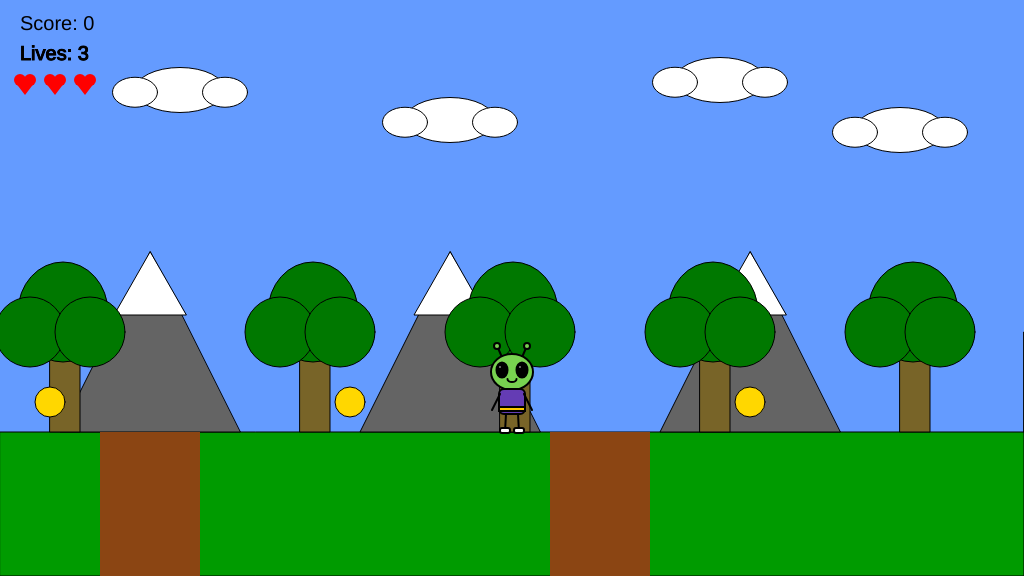
Frame 1 (no input)
Frame 60 (no input): identical to frame 1, image omitted
Frame 120 (the mouse pressed at the canvas centre since frame 60): identical to frame 1, image omitted

The p5.js sketch that drew this single still picture (run headless with seeded random() and noise() and a simulated clock; from frame 60 on, the mouse is pressed at the canvas centre):

// p5.js sketch
// ── sketch.js
/*

GAME PROJECT 6

*/

var gameChar;
var floorPos_y;
var cameraPosX;

var isLeft;
var isRight;
var isFalling;
var isJumping;
var isPlummeting;

var collectables;
var trees;
var mountains;
var canyons;
var clouds;
var flagPole;

var gameScore;
var lives;

function setup() {
  createCanvas(1024, 576);
  floorPos_y = (height * 3) / 4;
  lives = 3;
  startGame();
}

function draw() {
  ///////////DRAWING CODE//////////

  // Sky
  background(100, 155, 255);

  // Camera follows the character
  cameraPosX = gameChar.x - width / 2;

  // Ground
  stroke(0);
  fill(0, 155, 0);
  rect(0, floorPos_y, width, height - floorPos_y);

  // Start scrolling world
  push();
  translate(-cameraPosX, 0);

  // Mountains
  for (var i = 0; i < mountains.length; i++) {
    drawMountains(mountains[i]);
  }

  // Clouds
  for (var i = 0; i < clouds.length; i++) {
    drawClouds(clouds[i]);
  }

  // Canyons
  for (var i = 0; i < canyons.length; i++) {
    drawCanyons(canyons[i]);
    checkCanyon(canyons[i], gameChar);
  }

  // Trees
  for (var i = 0; i < trees.length; i++) {
    drawTrees(trees[i]);
  }
  //Drawing and checking for collectable items

  for (var i = 0; i < collectables.length; i++) {
    if (!collectables[i].isFound) {
      drawCollectables(collectables[i]);
      checkCollectable(collectables[i], gameChar);
    }
  }

  // Flag Pole

  if (!flagPole.isReached) {
    checkFlagPole(flagPole, gameChar);
  }

  drawFlagPole(flagPole);

  //Display lives
  checkPlayerDie(gameChar);
  drawLives(lives);

  //Display score
  fill(0);
  textSize(20);
  text("Score: " + gameScore, cameraPosX + 20, 30);

  // Display game over message if character falls into a canyon

  if (flagPole.isReached) {
    fill(0);
    textSize(30);
    text(
      "Level Complete! Press space to continue.",
      cameraPosX + width / 4,
      height / 2,
    );
  } else if (lives < 1) {
    fill(0);
    textSize(30);
    text(
      "Game Over. Press space to continue.",
      cameraPosX + width / 4,
      height / 2,
    );
  }

  //Game Character
  drawAlienChar(gameChar);

  // Stop scrolling world
  pop();

  ////////////INTERFACE CODE//////////

  //Movement
  if (isLeft) {
    gameChar.x -= 5;
  }
  if (isRight) {
    gameChar.x += 5;
  }
  //Jumping
  if (isJumping) {
    gameChar.y -= 10;

    // stop going up after reaching jump height
    if (gameChar.y < floorPos_y - 150) {
      isJumping = false;
      isFalling = true;
    }
  }

  // Falling after jumping
  if (isFalling) {
    gameChar.y += 5;

    // stop falling when touching ground
    if (gameChar.y >= floorPos_y) {
      gameChar.y = floorPos_y;
      isFalling = false;
    }
  }

  if (isPlummeting) {
    gameChar.y += 5;
  }
}

function keyPressed() {
  // if statements to control the animation of the character when
  // keys are pressed.
  if (keyCode === 37) // left arrow
  {
    isLeft = true;
  }
  if (keyCode === 39) // right arrow
  {
    isRight = true;
  }
  if (keyCode === 38 && gameChar.y == floorPos_y) {
    isJumping = true;
  }

  // // Restart the game when space is pressed after falling into a canyon
  if (keyCode === 32 && flagPole.isReached) {
    startGame();
  } else if (keyCode === 32 && lives < 1) {
    lives = 3;
    startGame();
  }
}

function keyReleased() {
  // if statements to control the animation of the character when
  // keys are released.
  if (keyCode === 37) // left arrow
  {
    isLeft = false;
  }
  if (keyCode === 39) // right arrow
  {
    isRight = false;
  }
}

// Function to draw clouds
function drawClouds(t_cloud) {
  stroke(0);
  fill(255);

  ellipse(t_cloud.x_pos, t_cloud.y_pos, t_cloud.size, t_cloud.size / 2);
  ellipse(
    t_cloud.x_pos - t_cloud.size / 2,
    t_cloud.y_pos + t_cloud.size / 40,
    t_cloud.size / 2,
    t_cloud.size / 3,
  );
  ellipse(
    t_cloud.x_pos + t_cloud.size / 2,
    t_cloud.y_pos + t_cloud.size / 40,
    t_cloud.size / 2,
    t_cloud.size / 3,
  );
}

//Function to draw the mountains
function drawMountains(t_mountain) {
  stroke(0);
  fill(100, 100, 100);

  triangle(
    t_mountain.x_pos,
    t_mountain.y_pos - t_mountain.size,
    t_mountain.x_pos - t_mountain.size / 2,
    t_mountain.y_pos,
    t_mountain.x_pos + t_mountain.size / 2,
    t_mountain.y_pos,
  );

  // Snowy top
  fill(255);
  triangle(
    t_mountain.x_pos,
    t_mountain.y_pos - t_mountain.size,
    t_mountain.x_pos - t_mountain.size / 5,
    t_mountain.y_pos - t_mountain.size * 0.65,
    t_mountain.x_pos + t_mountain.size / 5,
    t_mountain.y_pos - t_mountain.size * 0.65,
  );
}

//Function to draw the trees
function drawTrees(t_tree) {
  stroke(0);
  fill(120, 100, 40);
  rect(t_tree.x_pos, t_tree.y_pos - 150, 30, 150);

  // Tree top
  fill(0, 120, 0);
  ellipse(t_tree.x_pos + 13, t_tree.y_pos - 120, 90, 100);
  ellipse(t_tree.x_pos - 20, t_tree.y_pos - 100, 70, 70);
  ellipse(t_tree.x_pos + 40, t_tree.y_pos - 100, 70, 70);
}

//Function to draw the canyons
function drawCanyons(t_canyon) {
  noStroke();
  fill(139, 69, 19);
  rect(t_canyon.x_pos, floorPos_y, t_canyon.width, height - floorPos_y);
}

//Function to draw collectables
function drawCollectables(t_collectable) {
  if (!t_collectable.isFound) {
    stroke(0);
    fill(255, 215, 0);
    ellipse(
      t_collectable.x_pos,
      t_collectable.y_pos,
      t_collectable.size,
      t_collectable.size,
    );
  }
}

//Function to draw the flag pole
function drawFlagPole(t_flagPole) {
  stroke(0);
  fill(150, 75, 0);
  rect(
    t_flagPole.x_pos,
    t_flagPole.y_pos - t_flagPole.size,
    10,
    t_flagPole.size,
  );
  if (t_flagPole.isReached) {
    fill(0, 255, 0);
  } else {
    fill(255, 0, 0);
  }

  triangle(
    t_flagPole.x_pos + 10,
    t_flagPole.y_pos - t_flagPole.size,
    t_flagPole.x_pos + 30,
    t_flagPole.y_pos - t_flagPole.size + 15,
    t_flagPole.x_pos + 10,
    t_flagPole.y_pos - t_flagPole.size + 30,
  );
}

//Function to draw lives
function drawLives(t_lives) {
  for (var i = 0; i < t_lives; i++) {
    fill(0);
    textSize(20);
    text("Lives: " + t_lives, cameraPosX + 20, 60);
    fill(255, 0, 0);
    noStroke();

    ellipse(cameraPosX + i * 30 + 20, 80, 12, 12); // left bump
    ellipse(cameraPosX + i * 30 + 30, 80, 12, 12); // right bump
    triangle(
      cameraPosX + i * 30 + 15,
      82,
      cameraPosX + i * 30 + 35,
      82,
      cameraPosX + i * 30 + 25,
      95,
    ); // bottom point
  }
}

//Function to draw main character
function drawAlienChar(t_char) {
  //Game Character
  if (isLeft && isFalling) {
    //Character Jumping Left

    // Antennas
    stroke(0);
    strokeWeight(2);
    line(t_char.x - 5, t_char.y - 70, t_char.x - 13, t_char.y - 82);
    line(t_char.x + 4, t_char.y - 70, t_char.x + 10, t_char.y - 82);

    fill(120, 210, 80);
    ellipse(t_char.x - 14, t_char.y - 84, 6, 6);
    ellipse(t_char.x + 11, t_char.y - 84, 6, 6);

    // Head
    fill(120, 210, 80);
    ellipse(t_char.x, t_char.y - 60, 40, 35);

    // Eye facing left
    fill(0);
    ellipse(t_char.x - 10, t_char.y - 62, 11, 15);

    fill(255);
    ellipse(t_char.x - 12, t_char.y - 65, 3, 4);

    // Small nose pointing left
    fill(120, 210, 80);
    triangle(
      t_char.x - 19,
      t_char.y - 59,
      t_char.x - 25,
      t_char.y - 56,
      t_char.x - 19,
      t_char.y - 53,
    );

    // Body
    fill(100, 60, 180);
    rect(t_char.x - 12, t_char.y - 43, 24, 25, 5);

    // Belt
    fill(255, 200, 0);
    rect(t_char.x - 13, t_char.y - 25, 26, 4);

    // Arms jumping left
    stroke(0);
    line(t_char.x - 10, t_char.y - 38, t_char.x - 24, t_char.y - 48);
    line(t_char.x + 10, t_char.y - 38, t_char.x + 18, t_char.y - 30);

    // Legs
    line(t_char.x - 6, t_char.y - 18, t_char.x - 17, t_char.y - 7);
    line(t_char.x + 6, t_char.y - 18, t_char.x + 15, t_char.y - 10);

    // Boots
    fill(255);
    rect(t_char.x - 20, t_char.y - 10, 10, 5, 2);
    rect(t_char.x + 12, t_char.y - 10, 10, 5, 2);
  } else if (isRight && isFalling) {
    //Character Jumping Right

    // Antennas
    stroke(0);
    strokeWeight(2);
    line(t_char.x - 4, t_char.y - 70, t_char.x - 10, t_char.y - 82);
    line(t_char.x + 5, t_char.y - 70, t_char.x + 13, t_char.y - 82);

    fill(120, 210, 80);
    ellipse(t_char.x - 11, t_char.y - 84, 6, 6);
    ellipse(t_char.x + 14, t_char.y - 84, 6, 6);

    // Head
    fill(120, 210, 80);
    ellipse(t_char.x, t_char.y - 60, 40, 35);

    // Eye facing right
    fill(0);
    ellipse(t_char.x + 10, t_char.y - 62, 11, 15);

    fill(255);
    ellipse(t_char.x + 12, t_char.y - 65, 3, 4);

    // Small nose pointing right
    fill(120, 210, 80);
    triangle(
      t_char.x + 19,
      t_char.y - 59,
      t_char.x + 25,
      t_char.y - 56,
      t_char.x + 19,
      t_char.y - 53,
    );

    // Body
    fill(100, 60, 180);
    rect(t_char.x - 12, t_char.y - 43, 24, 25, 5);

    // Belt
    fill(255, 200, 0);
    rect(t_char.x - 13, t_char.y - 25, 26, 4);

    // Arms jumping right
    stroke(0);
    line(t_char.x + 10, t_char.y - 38, t_char.x + 24, t_char.y - 48);
    line(t_char.x - 10, t_char.y - 38, t_char.x - 18, t_char.y - 30);

    // Legs
    line(t_char.x + 6, t_char.y - 18, t_char.x + 17, t_char.y - 7);
    line(t_char.x - 6, t_char.y - 18, t_char.x - 15, t_char.y - 10);

    // Boots
    fill(255);
    rect(t_char.x - 20, t_char.y - 10, 10, 5, 2);
    rect(t_char.x + 12, t_char.y - 10, 10, 5, 2);
  } else if (isLeft) {
    //Character Walking Left - FACING LEFT

    // Antennas lean towards the left
    stroke(0);
    strokeWeight(2);
    line(t_char.x - 4, t_char.y - 70, t_char.x - 13, t_char.y - 82);
    line(t_char.x + 4, t_char.y - 70, t_char.x + 8, t_char.y - 82);

    fill(120, 210, 80);
    ellipse(t_char.x - 14, t_char.y - 84, 6, 6);
    ellipse(t_char.x + 9, t_char.y - 84, 6, 6);

    // Head
    fill(120, 210, 80);
    ellipse(t_char.x, t_char.y - 60, 40, 35);

    // Large eye on LEFT side makes alien face left
    fill(0);
    ellipse(t_char.x - 11, t_char.y - 62, 12, 16);

    // Eye highlight
    fill(255);
    ellipse(t_char.x - 13, t_char.y - 65, 3, 4);

    // Small nose pointing left
    fill(120, 210, 80);
    triangle(
      t_char.x - 19,
      t_char.y - 59,
      t_char.x - 25,
      t_char.y - 56,
      t_char.x - 19,
      t_char.y - 53,
    );

    // Body
    fill(100, 60, 180);
    rect(t_char.x - 12, t_char.y - 43, 24, 25, 5);

    // Belt
    fill(255, 200, 0);
    rect(t_char.x - 13, t_char.y - 25, 26, 4);

    // Arms walking
    stroke(0);
    line(t_char.x - 10, t_char.y - 38, t_char.x - 20, t_char.y - 28);
    line(t_char.x + 10, t_char.y - 38, t_char.x + 17, t_char.y - 45);

    // Legs walking
    line(t_char.x - 6, t_char.y - 18, t_char.x - 17, t_char.y);
    line(t_char.x + 6, t_char.y - 18, t_char.x + 15, t_char.y - 2);

    // Boots
    fill(255);
    rect(t_char.x - 20, t_char.y - 4, 10, 5, 2);
    rect(t_char.x + 10, t_char.y - 4, 10, 5, 2);
  } else if (isRight) {
    //Character Walking Right - FACING RIGHT

    // Antennas
    stroke(0);
    strokeWeight(2);
    line(t_char.x + 4, t_char.y - 70, t_char.x + 13, t_char.y - 82);
    line(t_char.x - 4, t_char.y - 70, t_char.x - 8, t_char.y - 82);

    fill(120, 210, 80);
    ellipse(t_char.x + 14, t_char.y - 84, 6, 6);
    ellipse(t_char.x - 9, t_char.y - 84, 6, 6);

    // Head
    fill(120, 210, 80);
    ellipse(t_char.x, t_char.y - 60, 40, 35);

    // Large eye on RIGHT side
    fill(0);
    ellipse(t_char.x + 11, t_char.y - 62, 12, 16);

    // Eye highlight
    fill(255);
    ellipse(t_char.x + 13, t_char.y - 65, 3, 4);

    // Small nose pointing right
    fill(120, 210, 80);
    triangle(
      t_char.x + 19,
      t_char.y - 59,
      t_char.x + 25,
      t_char.y - 56,
      t_char.x + 19,
      t_char.y - 53,
    );

    // Body
    fill(100, 60, 180);
    rect(t_char.x - 12, t_char.y - 43, 24, 25, 5);

    // Belt
    fill(255, 200, 0);
    rect(t_char.x - 13, t_char.y - 25, 26, 4);

    // Arms walking
    stroke(0);
    line(t_char.x + 10, t_char.y - 38, t_char.x + 20, t_char.y - 28);
    line(t_char.x - 10, t_char.y - 38, t_char.x - 17, t_char.y - 45);

    // Legs walking
    line(t_char.x + 6, t_char.y - 18, t_char.x + 17, t_char.y);
    line(t_char.x - 6, t_char.y - 18, t_char.x - 15, t_char.y - 2);

    // Boots
    fill(255);
    rect(t_char.x - 20, t_char.y - 4, 10, 5, 2);
    rect(t_char.x + 10, t_char.y - 4, 10, 5, 2);
  } else if (isFalling || isJumping || isPlummeting) {
    //Character Jumping Front

    // Antennas
    stroke(0);
    strokeWeight(2);
    line(t_char.x - 8, t_char.y - 70, t_char.x - 14, t_char.y - 84);
    line(t_char.x + 8, t_char.y - 70, t_char.x + 14, t_char.y - 84);

    fill(120, 210, 80);
    ellipse(t_char.x - 15, t_char.y - 86, 6, 6);
    ellipse(t_char.x + 15, t_char.y - 86, 6, 6);

    // Head
    fill(120, 210, 80);
    ellipse(t_char.x, t_char.y - 60, 42, 36);

    // Eyes
    fill(0);
    ellipse(t_char.x - 10, t_char.y - 62, 11, 15);
    ellipse(t_char.x + 10, t_char.y - 62, 11, 15);

    fill(255);
    ellipse(t_char.x - 12, t_char.y - 65, 3, 4);
    ellipse(t_char.x + 8, t_char.y - 65, 3, 4);

    // Body
    fill(100, 60, 180);
    rect(t_char.x - 13, t_char.y - 43, 26, 25, 5);

    // Belt
    fill(255, 200, 0);
    rect(t_char.x - 13, t_char.y - 25, 26, 4);

    // Arms raised
    stroke(0);
    line(t_char.x - 12, t_char.y - 38, t_char.x - 25, t_char.y - 50);
    line(t_char.x + 12, t_char.y - 38, t_char.x + 25, t_char.y - 50);

    // Legs raised
    line(t_char.x - 6, t_char.y - 18, t_char.x - 16, t_char.y - 8);
    line(t_char.x + 6, t_char.y - 18, t_char.x + 16, t_char.y - 8);

    // Boots
    fill(255);
    rect(t_char.x - 22, t_char.y - 9, 10, 5, 2);
    rect(t_char.x + 12, t_char.y - 9, 10, 5, 2);
  } else {
    //Character Standing Front Facing

    // Antennas
    stroke(0);
    strokeWeight(2);
    line(t_char.x - 8, t_char.y - 70, t_char.x - 14, t_char.y - 84);
    line(t_char.x + 8, t_char.y - 70, t_char.x + 14, t_char.y - 84);

    fill(120, 210, 80);
    ellipse(t_char.x - 15, t_char.y - 86, 6, 6);
    ellipse(t_char.x + 15, t_char.y - 86, 6, 6);

    // Head
    fill(120, 210, 80);
    ellipse(t_char.x, t_char.y - 60, 42, 36);

    // Eyes
    fill(0);
    ellipse(t_char.x - 10, t_char.y - 62, 11, 15);
    ellipse(t_char.x + 10, t_char.y - 62, 11, 15);

    // Eye highlights
    fill(255);
    ellipse(t_char.x - 12, t_char.y - 65, 3, 4);
    ellipse(t_char.x + 8, t_char.y - 65, 3, 4);

    // Smile
    noFill();
    stroke(0);
    arc(t_char.x, t_char.y - 53, 9, 6, 0, PI);

    //Body
    fill(100, 60, 180);
    rect(t_char.x - 13, t_char.y - 43, 26, 25, 5);

    // Belt
    fill(255, 200, 0);
    rect(t_char.x - 13, t_char.y - 25, 26, 4);

    // Arms
    stroke(0);
    line(t_char.x - 12, t_char.y - 38, t_char.x - 20, t_char.y - 22);
    line(t_char.x + 12, t_char.y - 38, t_char.x + 20, t_char.y - 22);

    // Legs
    line(t_char.x - 6, t_char.y - 18, t_char.x - 7, t_char.y);
    line(t_char.x + 6, t_char.y - 18, t_char.x + 7, t_char.y);

    // Boots
    fill(255);
    rect(t_char.x - 12, t_char.y - 4, 10, 5, 2);
    rect(t_char.x + 2, t_char.y - 4, 10, 5, 2);
  }

  strokeWeight(1);
}

//Function to check if collectable is found
function checkCollectable(t_collectable, t_char) {
  if (
    dist(t_char.x, t_char.y - 30, t_collectable.x_pos, t_collectable.y_pos) <
    t_collectable.size
  ) {
    t_collectable.isFound = true;
    gameScore += 1;
  }
}

//Function to check if character is over a canyon
function checkCanyon(t_canyon, t_char) {
  if (
    t_char.x > t_canyon.x_pos &&
    t_char.x < t_canyon.x_pos + t_canyon.width &&
    t_char.y >= floorPos_y
  ) {
    isPlummeting = true;
  }
}

//Function to check if character reached the flag pole
function checkFlagPole(t_flagPole, t_char) {
  if (dist(t_char.x, t_char.y, t_flagPole.x_pos, t_flagPole.y_pos) < 20) {
    t_flagPole.isReached = true;
  }
}

//Function to check if player dies
function checkPlayerDie(t_char) {
  if (t_char.y >= height) {
    lives -= 1;
    if (lives > 0) {
      startGame();
    }
  }
}

//Function to start the game
function startGame() {
  cameraPosX = 0;

  isLeft = false;
  isRight = false;
  isFalling = false;
  isJumping = false;
  isPlummeting = false;

  gameChar = {
    x: width / 2,
    y: floorPos_y,
  };

  collectables = [
    { x_pos: 50, y_pos: floorPos_y - 30, size: 30, isFound: false },
    { x_pos: 350, y_pos: floorPos_y - 30, size: 30, isFound: false },
    { x_pos: 750, y_pos: floorPos_y - 30, size: 30, isFound: false },
  ];

  canyons = [
    { x_pos: 100, width: 100 },
    { x_pos: 550, width: 100 },
  ];

  trees = [
    { x_pos: 900, y_pos: floorPos_y },
    { x_pos: 700, y_pos: floorPos_y },
    { x_pos: 500, y_pos: floorPos_y },
    { x_pos: 300, y_pos: floorPos_y },
    { x_pos: 50, y_pos: floorPos_y },
  ];

  mountains = [
    { x_pos: 150, y_pos: floorPos_y, size: 180 },
    { x_pos: 450, y_pos: floorPos_y, size: 180 },
    { x_pos: 750, y_pos: floorPos_y, size: 180 },
  ];

  clouds = [
    { x_pos: 180, y_pos: 90, size: 90 },
    { x_pos: 450, y_pos: 120, size: 90 },
    { x_pos: 720, y_pos: 80, size: 90 },
    { x_pos: 900, y_pos: 130, size: 90 },
  ];

  flagPole = {
    x_pos: width,
    y_pos: floorPos_y,
    size: 100,
    isReached: false,
  };

  gameScore = 0;
}

// ── character.js
//Function to draw main character
function drawAlienChar(t_char) {
  //Game Character
  if (isLeft && isFalling) {
    //Character Jumping Left

    // Antennas
    stroke(0);
    strokeWeight(2);
    line(t_char.x - 5, t_char.y - 70, t_char.x - 13, t_char.y - 82);
    line(t_char.x + 4, t_char.y - 70, t_char.x + 10, t_char.y - 82);

    fill(100, 60, 180);
    ellipse(t_char.x - 14, t_char.y - 84, 6, 6);
    ellipse(t_char.x + 11, t_char.y - 84, 6, 6);

    // Head
    fill(120, 210, 80);
    ellipse(t_char.x, t_char.y - 60, 40, 35);

    // Eye facing left
    fill(0);
    ellipse(t_char.x - 10, t_char.y - 62, 11, 15);

    fill(255);
    ellipse(t_char.x - 12, t_char.y - 65, 3, 4);

    // Small nose pointing left
    fill(120, 210, 80);
    triangle(
      t_char.x - 19,
      t_char.y - 59,
      t_char.x - 25,
      t_char.y - 56,
      t_char.x - 19,
      t_char.y - 53,
    );

    // Body
    fill(100, 60, 180);
    rect(t_char.x - 12, t_char.y - 43, 24, 25, 5);

    // Belt
    fill(255, 200, 0);
    rect(t_char.x - 13, t_char.y - 25, 26, 4);

    // Arms jumping left
    stroke(0);
    line(t_char.x - 10, t_char.y - 38, t_char.x - 24, t_char.y - 48);
    line(t_char.x + 10, t_char.y - 38, t_char.x + 18, t_char.y - 30);

    // Legs
    line(t_char.x - 6, t_char.y - 18, t_char.x - 17, t_char.y - 7);
    line(t_char.x + 6, t_char.y - 18, t_char.x + 15, t_char.y - 10);

    // Boots
    fill(255);
    rect(t_char.x - 20, t_char.y - 10, 10, 5, 2);
    rect(t_char.x + 12, t_char.y - 10, 10, 5, 2);
  } else if (isRight && isFalling) {
    //Character Jumping Right

    // Antennas
    stroke(0);
    strokeWeight(2);
    line(t_char.x - 4, t_char.y - 70, t_char.x - 10, t_char.y - 82);
    line(t_char.x + 5, t_char.y - 70, t_char.x + 13, t_char.y - 82);

    fill(100, 60, 180);
    ellipse(t_char.x - 11, t_char.y - 84, 6, 6);
    ellipse(t_char.x + 14, t_char.y - 84, 6, 6);

    // Head
    fill(120, 210, 80);
    ellipse(t_char.x, t_char.y - 60, 40, 35);

    // Eye facing right
    fill(0);
    ellipse(t_char.x + 10, t_char.y - 62, 11, 15);

    fill(255);
    ellipse(t_char.x + 12, t_char.y - 65, 3, 4);

    // Small nose pointing right
    fill(120, 210, 80);
    triangle(
      t_char.x + 19,
      t_char.y - 59,
      t_char.x + 25,
      t_char.y - 56,
      t_char.x + 19,
      t_char.y - 53,
    );

    // Body
    fill(100, 60, 180);
    rect(t_char.x - 12, t_char.y - 43, 24, 25, 5);

    // Belt
    fill(255, 200, 0);
    rect(t_char.x - 13, t_char.y - 25, 26, 4);

    // Arms jumping right
    stroke(0);
    line(t_char.x + 10, t_char.y - 38, t_char.x + 24, t_char.y - 48);
    line(t_char.x - 10, t_char.y - 38, t_char.x - 18, t_char.y - 30);

    // Legs
    line(t_char.x + 6, t_char.y - 18, t_char.x + 17, t_char.y - 7);
    line(t_char.x - 6, t_char.y - 18, t_char.x - 15, t_char.y - 10);

    // Boots
    fill(255);
    rect(t_char.x - 20, t_char.y - 10, 10, 5, 2);
    rect(t_char.x + 12, t_char.y - 10, 10, 5, 2);
  } else if (isLeft) {
    //Character Walking Left - FACING LEFT

    // Antennas lean towards the left
    stroke(0);
    strokeWeight(2);
    line(t_char.x - 4, t_char.y - 70, t_char.x - 13, t_char.y - 82);
    line(t_char.x + 4, t_char.y - 70, t_char.x + 8, t_char.y - 82);

    fill(100, 60, 180);
    ellipse(t_char.x - 14, t_char.y - 84, 6, 6);
    ellipse(t_char.x + 9, t_char.y - 84, 6, 6);

    // Head
    fill(120, 210, 80);
    ellipse(t_char.x, t_char.y - 60, 40, 35);

    // Large eye on LEFT side makes alien face left
    fill(0);
    ellipse(t_char.x - 11, t_char.y - 62, 12, 16);

    // Eye highlight
    fill(255);
    ellipse(t_char.x - 13, t_char.y - 65, 3, 4);

    // Small nose pointing left
    fill(120, 210, 80);
    triangle(
      t_char.x - 19,
      t_char.y - 59,
      t_char.x - 25,
      t_char.y - 56,
      t_char.x - 19,
      t_char.y - 53,
    );

    // Body
    fill(100, 60, 180);
    rect(t_char.x - 12, t_char.y - 43, 24, 25, 5);

    // Belt
    fill(255, 200, 0);
    rect(t_char.x - 13, t_char.y - 25, 26, 4);

    // Arms walking
    stroke(0);
    line(t_char.x - 10, t_char.y - 38, t_char.x - 20, t_char.y - 28);
    line(t_char.x + 10, t_char.y - 38, t_char.x + 17, t_char.y - 45);

    // Legs walking
    line(t_char.x - 6, t_char.y - 18, t_char.x - 17, t_char.y);
    line(t_char.x + 6, t_char.y - 18, t_char.x + 15, t_char.y - 2);

    // Boots
    fill(255);
    rect(t_char.x - 20, t_char.y - 4, 10, 5, 2);
    rect(t_char.x + 10, t_char.y - 4, 10, 5, 2);
  } else if (isRight) {
    //Character Walking Right - FACING RIGHT

    // Antennas
    stroke(0);
    strokeWeight(2);
    line(t_char.x + 4, t_char.y - 70, t_char.x + 13, t_char.y - 82);
    line(t_char.x - 4, t_char.y - 70, t_char.x - 8, t_char.y - 82);

    fill(120, 210, 80);
    ellipse(t_char.x + 14, t_char.y - 84, 6, 6);
    ellipse(t_char.x - 9, t_char.y - 84, 6, 6);

    // Head
    fill(120, 210, 80);
    ellipse(t_char.x, t_char.y - 60, 40, 35);

    // Large eye on RIGHT side
    fill(0);
    ellipse(t_char.x + 11, t_char.y - 62, 12, 16);

    // Eye highlight
    fill(255);
    ellipse(t_char.x + 13, t_char.y - 65, 3, 4);

    // Small nose pointing right
    fill(120, 210, 80);
    triangle(
      t_char.x + 19,
      t_char.y - 59,
      t_char.x + 25,
      t_char.y - 56,
      t_char.x + 19,
      t_char.y - 53,
    );

    // Body
    fill(100, 60, 180);
    rect(t_char.x - 12, t_char.y - 43, 24, 25, 5);

    // Belt
    fill(255, 200, 0);
    rect(t_char.x - 13, t_char.y - 25, 26, 4);

    // Arms walking
    stroke(0);
    line(t_char.x + 10, t_char.y - 38, t_char.x + 20, t_char.y - 28);
    line(t_char.x - 10, t_char.y - 38, t_char.x - 17, t_char.y - 45);

    // Legs walking
    line(t_char.x + 6, t_char.y - 18, t_char.x + 17, t_char.y);
    line(t_char.x - 6, t_char.y - 18, t_char.x - 15, t_char.y - 2);

    // Boots
    fill(255);
    rect(t_char.x - 20, t_char.y - 4, 10, 5, 2);
    rect(t_char.x + 10, t_char.y - 4, 10, 5, 2);
  } else if (isFalling || isJumping || isPlummeting) {
    //Character Jumping Front

    // Antennas
    stroke(0);
    strokeWeight(2);
    line(t_char.x - 8, t_char.y - 70, t_char.x - 14, t_char.y - 84);
    line(t_char.x + 8, t_char.y - 70, t_char.x + 14, t_char.y - 84);

    fill(120, 210, 80);
    ellipse(t_char.x - 15, t_char.y - 86, 6, 6);
    ellipse(t_char.x + 15, t_char.y - 86, 6, 6);

    // Head
    fill(120, 210, 80);
    ellipse(t_char.x, t_char.y - 60, 42, 36);

    // Eyes
    fill(0);
    ellipse(t_char.x - 10, t_char.y - 62, 11, 15);
    ellipse(t_char.x + 10, t_char.y - 62, 11, 15);

    fill(255);
    ellipse(t_char.x - 12, t_char.y - 65, 3, 4);
    ellipse(t_char.x + 8, t_char.y - 65, 3, 4);

    // Body
    fill(100, 60, 180);
    rect(t_char.x - 13, t_char.y - 43, 26, 25, 5);

    // Belt
    fill(255, 200, 0);
    rect(t_char.x - 13, t_char.y - 25, 26, 4);

    // Arms raised
    stroke(0);
    line(t_char.x - 12, t_char.y - 38, t_char.x - 25, t_char.y - 50);
    line(t_char.x + 12, t_char.y - 38, t_char.x + 25, t_char.y - 50);

    // Legs raised
    line(t_char.x - 6, t_char.y - 18, t_char.x - 16, t_char.y - 8);
    line(t_char.x + 6, t_char.y - 18, t_char.x + 16, t_char.y - 8);

    // Boots
    fill(255);
    rect(t_char.x - 22, t_char.y - 9, 10, 5, 2);
    rect(t_char.x + 12, t_char.y - 9, 10, 5, 2);
  } else {
    //Character Standing Front Facing

    // Antennas

    stroke(0);
    strokeWeight(2);
    line(t_char.x - 8, t_char.y - 70, t_char.x - 14, t_char.y - 84);
    line(t_char.x + 8, t_char.y - 70, t_char.x + 14, t_char.y - 84);

    fill(100, 60, 180);
    ellipse(t_char.x - 15, t_char.y - 86, 6, 6);
    ellipse(t_char.x + 15, t_char.y - 86, 6, 6);

    // Head
    fill(120, 210, 80);
    ellipse(t_char.x, t_char.y - 60, 42, 36);

    // Eyes
    fill(0);
    ellipse(t_char.x - 10, t_char.y - 62, 11, 15);
    ellipse(t_char.x + 10, t_char.y - 62, 11, 15);

    // Eye highlights
    fill(255);
    ellipse(t_char.x - 12, t_char.y - 65, 3, 4);
    ellipse(t_char.x + 8, t_char.y - 65, 3, 4);

    //Smile
    noFill();
    stroke(0);
    arc(t_char.x, t_char.y - 53, 9, 6, 0, PI);

    //Body
    fill(100, 60, 180);
    rect(t_char.x - 13, t_char.y - 43, 26, 25, 5);

    // Belt
    fill(255, 200, 0);
    rect(t_char.x - 13, t_char.y - 25, 26, 4);

    // Arms
    stroke(0);
    line(t_char.x - 12, t_char.y - 38, t_char.x - 20, t_char.y - 22);
    line(t_char.x + 12, t_char.y - 38, t_char.x + 20, t_char.y - 22);

    // Legs
    line(t_char.x - 6, t_char.y - 18, t_char.x - 7, t_char.y);
    line(t_char.x + 6, t_char.y - 18, t_char.x + 7, t_char.y);

    // Boots
    fill(255);
    rect(t_char.x - 12, t_char.y - 4, 10, 5, 2);
    rect(t_char.x + 2, t_char.y - 4, 10, 5, 2);
  }

  strokeWeight(1);
}

// ── gameLogic.js
//Function to check if collectable is found
function checkCollectable(t_collectable, t_char) {
  if (
    dist(t_char.x, t_char.y - 30, t_collectable.x_pos, t_collectable.y_pos) <
    t_collectable.size
  ) {
    t_collectable.isFound = true;
    gameScore += 1;
  }
}

//Function to check if character is over a canyon
function checkCanyon(t_canyon, t_char) {
  if (
    t_char.x > t_canyon.x_pos &&
    t_char.x < t_canyon.x_pos + t_canyon.width &&
    t_char.y >= floorPos_y
  ) {
    isPlummeting = true;
  }
}

//Function to check if character reached the flag pole
function checkFlagPole(t_flagPole, t_char) {
  if (dist(t_char.x, t_char.y, t_flagPole.x_pos, t_flagPole.y_pos) < 20) {
    t_flagPole.isReached = true;
  }
}

//Function to start the game
function startGame() {
  cameraPosX = 0;

  isLeft = false;
  isRight = false;
  isFalling = false;
  isJumping = false;
  isPlummeting = false;

  gameChar = {
    x: width / 2,
    y: floorPos_y,
  };

  collectables = [
    { x_pos: 50, y_pos: floorPos_y - 30, size: 30, isFound: false },
    { x_pos: 350, y_pos: floorPos_y - 30, size: 30, isFound: false },
    { x_pos: 750, y_pos: floorPos_y - 30, size: 30, isFound: false },
  ];

  canyons = [
    { x_pos: 100, width: 100 },
    { x_pos: 550, width: 100 },
  ];

  trees = [
    { x_pos: 900, y_pos: floorPos_y },
    { x_pos: 700, y_pos: floorPos_y },
    { x_pos: 500, y_pos: floorPos_y },
    { x_pos: 300, y_pos: floorPos_y },
    { x_pos: 50, y_pos: floorPos_y },
  ];

  mountains = [
    { x_pos: 150, y_pos: floorPos_y, size: 180 },
    { x_pos: 450, y_pos: floorPos_y, size: 180 },
    { x_pos: 750, y_pos: floorPos_y, size: 180 },
  ];

  clouds = [
    { x_pos: 180, y_pos: 90, size: 90 },
    { x_pos: 450, y_pos: 120, size: 90 },
    { x_pos: 720, y_pos: 80, size: 90 },
    { x_pos: 900, y_pos: 130, size: 90 },
  ];

  flagPole = {
    x_pos: width,
    y_pos: floorPos_y,
    size: 100,
    isReached: false,
  };

  gameScore = 0;
}

//Function to move the character
function charInteraction(t_char) {
  //Movement
  if (isLeft) {
    t_char.x -= 5;
  }
  if (isRight) {
    t_char.x += 5;
  }
  //Jumping
  if (isJumping) {
    t_char.y -= 10;

    // stop going up after reaching jump height
    if (t_char.y < floorPos_y - 150) {
      isJumping = false;
      isFalling = true;
    }
  }

  // Falling after jumping
  if (isFalling) {
    t_char.y += 5;

    // stop falling when touching ground
    if (t_char.y >= floorPos_y) {
      t_char.y = floorPos_y;
      isFalling = false;
    }
  }

  if (isPlummeting) {
    t_char.y += 5;
  }
}

//Function to check if player dies
function checkPlayerDie(t_char) {
  if (t_char.y >= height) {
    lives -= 1;
    if (lives > 0) {
      startGame();
    }
  }
}

// ── scenery.js
// Function to draw clouds
function drawClouds(t_cloud) {
  stroke(0);
  fill(255);

  ellipse(t_cloud.x_pos, t_cloud.y_pos, t_cloud.size, t_cloud.size / 2);
  ellipse(
    t_cloud.x_pos - t_cloud.size / 2,
    t_cloud.y_pos + t_cloud.size / 40,
    t_cloud.size / 2,
    t_cloud.size / 3,
  );
  ellipse(
    t_cloud.x_pos + t_cloud.size / 2,
    t_cloud.y_pos + t_cloud.size / 40,
    t_cloud.size / 2,
    t_cloud.size / 3,
  );
}

//Function to draw the mountains
function drawMountains(t_mountain) {
  stroke(0);
  fill(100, 100, 100);

  triangle(
    t_mountain.x_pos,
    t_mountain.y_pos - t_mountain.size,
    t_mountain.x_pos - t_mountain.size / 2,
    t_mountain.y_pos,
    t_mountain.x_pos + t_mountain.size / 2,
    t_mountain.y_pos,
  );

  // Snowy top
  fill(255);
  triangle(
    t_mountain.x_pos,
    t_mountain.y_pos - t_mountain.size,
    t_mountain.x_pos - t_mountain.size / 5,
    t_mountain.y_pos - t_mountain.size * 0.65,
    t_mountain.x_pos + t_mountain.size / 5,
    t_mountain.y_pos - t_mountain.size * 0.65,
  );
}

//Function to draw the trees
function drawTrees(t_tree) {
  stroke(0);
  fill(120, 100, 40);
  rect(t_tree.x_pos, t_tree.y_pos - 150, 30, 150);

  // Tree top
  fill(0, 120, 0);
  ellipse(t_tree.x_pos + 13, t_tree.y_pos - 120, 90, 100);
  ellipse(t_tree.x_pos - 20, t_tree.y_pos - 100, 70, 70);
  ellipse(t_tree.x_pos + 40, t_tree.y_pos - 100, 70, 70);
}

//Function to draw the canyons
function drawCanyons(t_canyon) {
  noStroke();
  fill(139, 69, 19);
  rect(t_canyon.x_pos, floorPos_y, t_canyon.width, height - floorPos_y);
}

//Function to draw collectables
function drawCollectables(t_collectable) {
  if (!t_collectable.isFound) {
    stroke(0);
    fill(255, 215, 0);
    ellipse(
      t_collectable.x_pos,
      t_collectable.y_pos,
      t_collectable.size,
      t_collectable.size,
    );
  }
}

//Function to draw the flag pole
function drawFlagPole(t_flagPole) {
  stroke(0);
  fill(150, 75, 0);
  rect(
    t_flagPole.x_pos,
    t_flagPole.y_pos - t_flagPole.size,
    10,
    t_flagPole.size,
  );
  if (t_flagPole.isReached) {
    fill(0, 255, 0);
  } else {
    fill(255, 0, 0);
  }

  triangle(
    t_flagPole.x_pos + 10,
    t_flagPole.y_pos - t_flagPole.size,
    t_flagPole.x_pos + 30,
    t_flagPole.y_pos - t_flagPole.size + 15,
    t_flagPole.x_pos + 10,
    t_flagPole.y_pos - t_flagPole.size + 30,
  );
}

//Function to draw lives
function drawLives(t_lives) {
  for (var i = 0; i < t_lives; i++) {
    fill(0);
    textSize(20);
    text("Lives: " + t_lives, cameraPosX + 20, 60);
    fill(255, 0, 0);
    noStroke();

    ellipse(cameraPosX + i * 30 + 20, 80, 12, 12); // left bump
    ellipse(cameraPosX + i * 30 + 30, 80, 12, 12); // right bump
    triangle(
      cameraPosX + i * 30 + 15,
      82,
      cameraPosX + i * 30 + 35,
      82,
      cameraPosX + i * 30 + 25,
      95,
    ); // bottom point
  }
}
